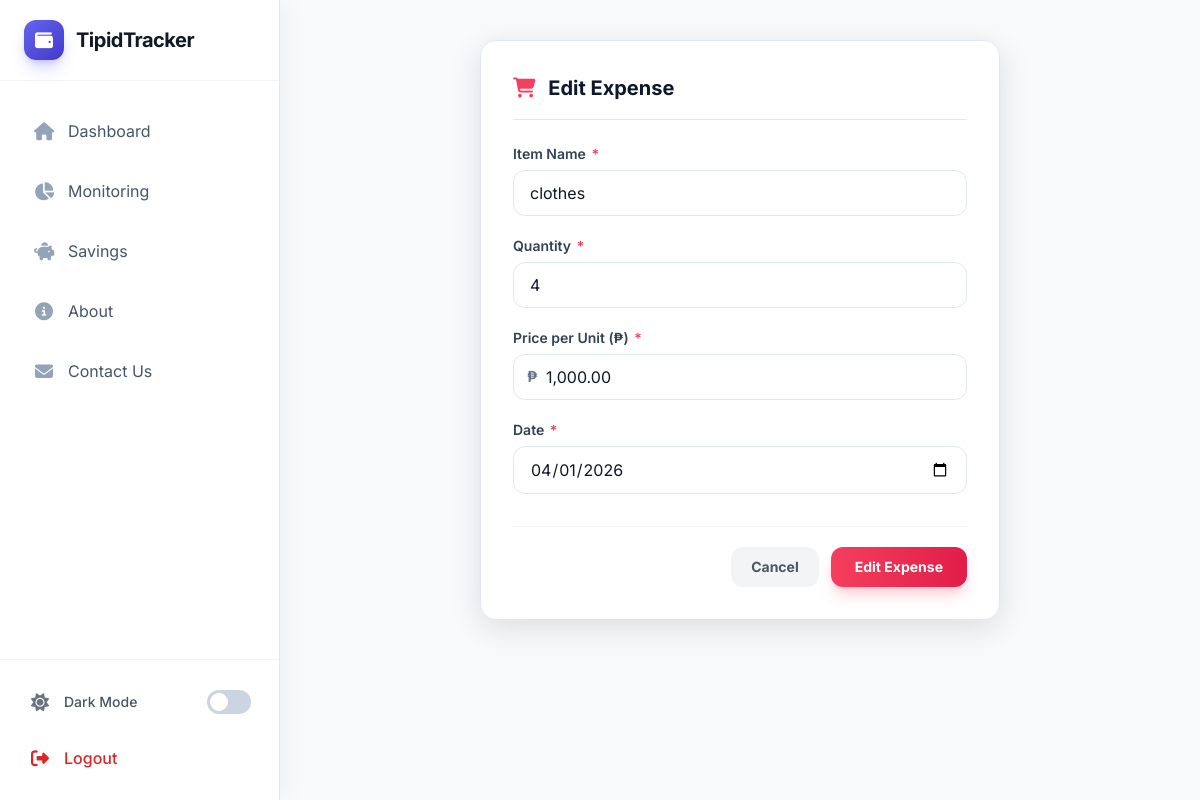
The page /expense/update/39/ (signed in) on the database its author committed.
### budgetapp/models.py (models this page shows, shortened)
class Expense(models.Model):
    user     = models.ForeignKey(User, on_delete=models.CASCADE)
    item     = models.CharField(max_length=200)
    quantity = models.PositiveIntegerField(validators=[MinValueValidator(1)])
    amount   = models.DecimalField(max_digits=10, decimal_places=2,
                                   validators=[MinValueValidator(Decimal('0.01'))])
    total    = models.DecimalField(max_digits=12, decimal_places=2, blank=True, null=True)
    date     = models.DateField(default=datetime.date.today)

### budgetapp/views.py (the view)
# urls.py: path('expense/update/<int:pk>/', views.expense_update, name='expense_update'),
@login_required
def expense_update(request, pk):
    expense = get_object_or_404(Expense, pk=pk, user=request.user)
    if request.method == 'POST':
        form = ExpenseForm(request.POST, instance=expense, user=request.user)
        if form.is_valid():
            form.save()
            messages.success(request, 'Expense updated successfully!')
            return redirect('dashboard')
    else:
        form = ExpenseForm(instance=expense, user=request.user)
    return render(request, 'budgetapp/expense_form.html', {'form': form, 'action': 'Edit'})

### budgetapp/forms.py (shortened to what this page needs)
class ExpenseForm(forms.ModelForm):
    class Meta:
        model  = Expense
        fields = ['item', 'quantity', 'amount', 'date']
        labels = {
            'item':     'Item Name',
            'quantity': 'Quantity',
            'amount':   'Price per Unit (₱)',
            'date':     'Date',
        }
        widgets = {
            'item':     forms.TextInput(attrs={
                'class': 'form-control',
                'placeholder': 'e.g. Groceries, Transport',
                'autofocus': True,
            }),
            'quantity': forms.NumberInput(attrs={
                'class': 'form-control',
                'min':   '1',
                'placeholder': '1',
            }),
            'amount':   forms.NumberInput(attrs={
                'class': 'form-control',
                'step':  '0.01',
                'min':   '0.01',
                'placeholder': '0.00',
            }),
            'date':     forms.DateInput(attrs={
                'class': 'form-control',
                'type':  'date',
            }),
        }
    def __init__(self, *args, **kwargs):
        self.user = kwargs.pop('user', None)
        super().__init__(*args, **kwargs)

### budgetapp/templates/budgetapp/expense_form.html (shortened to what this page needs)
{% extends 'base.html' %}
{% block content %}
<div class="form-card anim-slide-up">
    <div class="form-title dark:text-white dark:border-dark-border">
        <i class="fas fa-shopping-cart text-rose-500 mr-2"></i> {{ action }} Expense
    </div>
    <form method="post" novalidate>
        <div class="space-y-5">
            {% for field in form %}
            <div>
                <label class="block text-sm font-semibold text-slate-700 dark:text-gray-300 mb-1.5">
                    {{ field.label }}
                    {% if field.field.required %}<span class="text-rose-500 ml-0.5">*</span>{% endif %}
                </label>
                {{ field }}
            </div>
            {% endfor %}
        </div>
        <div class="flex items-center justify-end gap-3 mt-8 pt-5 border-t border-gray-100 dark:border-dark-border">
            <a href="{% url 'dashboard' %}" class="px-5 py-2.5 text-sm font-bold text-gray-600 bg-gray-100 hover:bg-gray-200 dark:bg-gray-800 dark:text-gray-300 dark:hover:bg-gray-700 rounded-xl transition-all">
                Cancel
            </a>
            <button type="submit" id="submitBtn"
                class="px-6 py-2.5 text-sm font-bold text-white bg-gradient-to-r from-rose-500 to-rose-600 hover:from-rose-600 hover:to-rose-700 rounded-xl shadow-lg shadow-rose-500/25 hover:shadow-rose-500/40 active:scale-95 transition-all"
                onclick="this.innerHTML='<i class=\'fas fa-spinner fa-spin mr-2\'></i>Saving...'; this.disabled=true; this.form.submit();">
                {{ action }} Expense
            </button>
        </div>
    </form>
</div>
{% endblock %}

### templates/base.html (style rules this page uses)
:root { --surface: #ffffff; --surface-2: #f8fafc; --border: #e2e8f0; --text-muted: #64748b; --radius: 1rem; --shadow-sm: 0 1px 3px rgba(0,0,0,.06), 0 1px 2px rgba(0,0,0,.04); --shadow-md: 0 4px 16px rgba(0,0,0,.08); --shadow-lg: 0 8px 32px rgba(0,0,0,.12); }
.anim-slide-up { animation: slideUp 0.55s cubic-bezier(0.16, 1, 0.3, 1) forwards; }
.form-card { background: var(--surface); border: 1px solid var(--border); border-radius: var(--radius); box-shadow: var(--shadow-lg); padding: 2rem; max-width: 520px; margin: 0 auto; }
.form-card .form-title { font-size: 1.25rem; font-weight: 700; margin-bottom: 1.5rem; padding-bottom: 1rem; border-bottom: 1px solid var(--border); }

### rows shown on the page
Expense: form "clothes" "4" "04/01/2026"

### other values the page prints
{{ action }} "Edit"
{{ field.label }} "Item Name" "Quantity" "Price per Unit (₱)" "Date"
